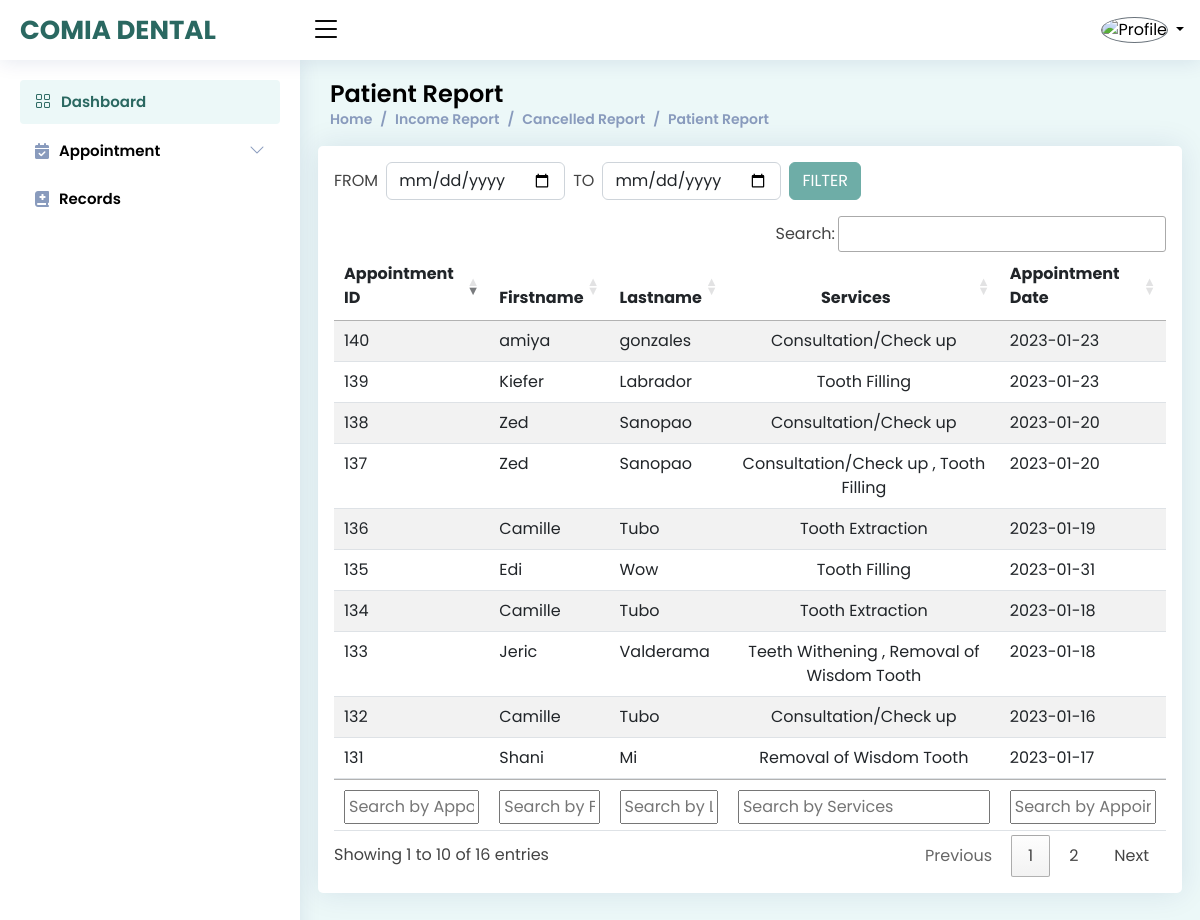
/admin/patient.php (signed in), run on the app's committed database.
### tables this page shows
CREATE TABLE `tbl_appointment` (
  `appointment_id` int(11) NOT NULL,
  `user_id` int(11) NOT NULL,
  `firstname` varchar(255) NOT NULL,
  `lastname` varchar(255) NOT NULL,
  `gender` varchar(255) NOT NULL,
  `age` int(11) NOT NULL,
  `contact` varchar(255) NOT NULL,
  `appointment_date` date NOT NULL,
  `appointment_time` time NOT NULL,
  `service` varchar(255) NOT NULL,
  `dentist` varchar(255) NOT NULL,
  `status` varchar(255) NOT NULL,
  `description` varchar(255) NOT NULL,
  `payment` decimal(10,2) NOT NULL,
  `date_completed` date NOT NULL,
  `time_completed` time NOT NULL,
  `reason` varchar(255) NOT NULL,
  `reason2` varchar(55) NOT NULL,
  `request` text NOT NULL,
  `diagram` text NOT NULL
);

### admin/patient.php (the view, shortened to what this page needs)
<?php
include './components/head_css.php';
include './components/component-top.php';
?>
<main id="main" class="main">
    <div class="pagetitle">
        <h1>Patient Report</h1>
        <nav>
            <ol class="breadcrumb">
                <li class="breadcrumb-item"><a href="index.php">Home</a></li>
                <li class="breadcrumb-item"><a href="reports.php">Income Report</a></li>
                <li class="breadcrumb-item active"><a href="cancelled.php">Cancelled Report</a></li>
                <li class="breadcrumb-item "><a href="patient.php">Patient Report</a></li>
            </ol>
        </nav>
    </div>
    <section>
        <div class="row">
            <div class="card p-3">
                <div class="col-md-8 col-lg-6 d-flex gap-2 align-items-center pb-3">
                    <span>FROM</span>
                    <input type="date" class="form-control" name="start_date" id="start_date">
                    <span>TO</span>
                    <input type="date" class="form-control"  name="end_date" id="end_date">
                    <input class="btn btn-success custom_btn date_submit" type="button" value="FILTER">
                </div>
                <div class="table-responsive">
                    <table class="table table-striped" id="example" style="width:100%">
                        <thead>
                            <tr  >
                                <th>Appointment ID</th>
                                <th>Firstname</th>
                                <th>Lastname</th>
                                <th style="text-align:center;">Services</th>
                                <th>Appointment Date</th>
                            </tr>
                        </thead>
                        <tfoot>
                            <tr  >
                                <th>Appointment ID</th>
                                <th>Firstname</th>
                                <th>Lastname</th>
                                <th style="text-align:center;">Services</th>
                                <th>Appointment Date</th>
                            </tr>
                        </tfoot>
                        <tbody>
                            <?php
                            $query = mysqli_query($conn, "SELECT * FROM tbl_appointment WHERE status = 'COMPLETED'");
                            while ($row = mysqli_fetch_array($query)){
                            ?>
                    <tr>
                        <td><?php echo $row['appointment_id'] ?></td>
                        <td><?php echo $row['firstname'] ?></td>
                        <td><?php echo $row['lastname'] ?></td>
                        <td style="text-align:center;"><?php echo $row['service'] ?><br>
                    </td>
                        <td><?php echo $row['appointment_date'] ?>  </td>
                    </tr>
                    <?php }  ?>
                        </tbody>
                    </table>
                </div>
            </div>
        </div>
    </section>
</main>
<?php include './components/component-bottom.php'; ?>

### admin/assets/css/style.css (style rules this page uses)
:root { scroll-behavior: smooth; }
body { font-family: 'Poppins', sans-serif; background: #ecf8f8; color: #444444; }
a { color: #2a6861; text-decoration: none; }
h1, h2, h3, h4, h5, h6 { font-family: 'Poppins', sans-serif; }
#main { margin-top: 60px; padding: 20px 30px; transition: all 0.3s; }
.pagetitle { margin-bottom: 10px; }
.pagetitle h1 { font-size: 24px; margin-bottom: 0; font-weight: 600; color: #000; }
.card { margin-bottom: 30px; border: none; border-radius: 5px; box-shadow: 0px 0 30px rgba(1, 41, 112, 0.1); }
.breadcrumb { font-size: 14px; font-family: 'Poppins', sans-serif; color: #899bbd; font-weight: 600; }
.breadcrumb a { color: #899bbd; transition: 0.3s; }
.breadcrumb .breadcrumb-item::before { color: #899bbd; }
.breadcrumb .active { color: #51678f; font-weight: 600; }
@media (min-width: 1200px) { #main, #footer { margin-left: 300px; } }

### admin/patient.php (style rules this page uses)
.custom_btn { background-color: #6eada7 !important; border-color: #6eada7 !important; }

### data on the page
tbl_appointment: appointment_id "131", firstname "Shani", lastname "Mi", service "Removal of Wisdom Tooth", appointment_date "2023-01-17"
tbl_appointment: appointment_id "132", firstname "Camille", lastname "Tubo", service "Consultation/Check up", appointment_date "2023-01-16"
tbl_appointment: appointment_id "133", firstname "Jeric", lastname "Valderama", service "Teeth Withening , Removal of Wisdom Tooth", appointment_date "2023-01-18"
tbl_appointment: appointment_id "134", firstname "Camille", lastname "Tubo", service "Tooth Extraction", appointment_date "2023-01-18"
tbl_appointment: appointment_id "135", firstname "Edi", lastname "Wow", service "Tooth Filling", appointment_date "2023-01-31"
tbl_appointment: appointment_id "136", firstname "Camille", lastname "Tubo", service "Tooth Extraction", appointment_date "2023-01-19"
tbl_appointment: appointment_id "137", firstname "Zed", lastname "Sanopao", service "Consultation/Check up , Tooth Filling", appointment_date "2023-01-20"
tbl_appointment: appointment_id "138", firstname "Zed", lastname "Sanopao", service "Consultation/Check up", appointment_date "2023-01-20"
tbl_appointment: appointment_id "139", firstname "Kiefer", lastname "Labrador", service "Tooth Filling", appointment_date "2023-01-23"
tbl_appointment: appointment_id "140", firstname "amiya", lastname "gonzales", service "Consultation/Check up", appointment_date "2023-01-23"
